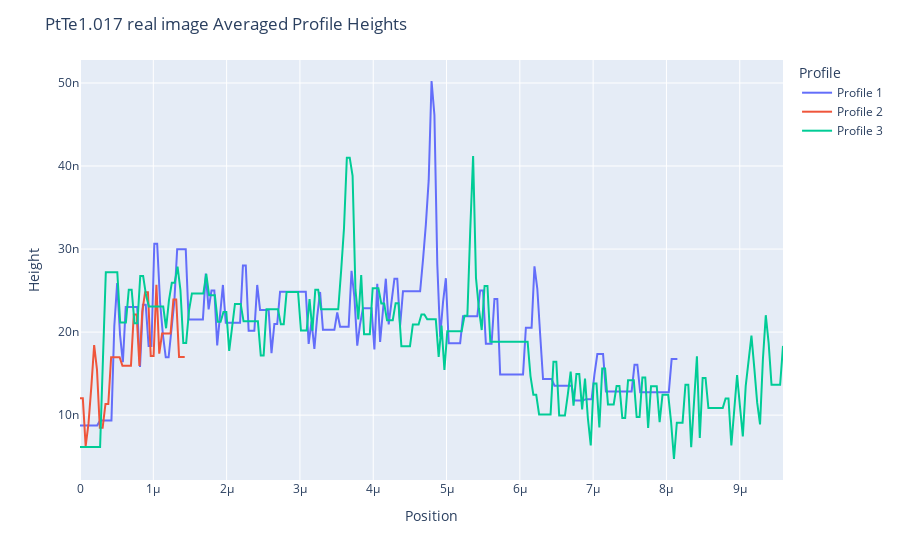

Write notebook code for a chart like this one.
### Markdown cell above
Average Data

### Code cell
averaged_data = afm.threshold_averaging(data, 0.25e-8)
av_fig, av_df = afm.plotly_graph(averaged_data)
av_fig.update_layout(title=name+" Averaged Profile Heights")
av_fig.show()

### Figure 1 — Plotly figure (JSON) as saved in the notebook; plotly's stock layout.template omitted (floating-point values rounded to 4 significant figures; data arrays with more than 128 entries replaced by an {"elided": "..."} marker saying what was removed)
{"data": [{"hovertemplate": "Profile=Profile 1<br>Position=%{x}<br>Height=%{y}<extra></extra>", "legendgroup": "Profile 1", "line": {"color": "#636efa", "dash": "solid"}, "marker": {"symbol": "circle"}, "mode": "lines", "name": "Profile 1", "orientation": "v", "showlegend": true, "type": "scatter", "x": {"elided": "246 float values"}, "xaxis": "x", "y": {"elided": "246 float values"}, "yaxis": "y"}, {"hovertemplate": "Profile=Profile 2<br>Position=%{x}<br>Height=%{y}<extra></extra>", "legendgroup": "Profile 2", "line": {"color": "#EF553B", "dash": "solid"}, "marker": {"symbol": "circle"}, "mode": "lines", "name": "Profile 2", "orientation": "v", "showlegend": true, "type": "scatter", "x": {"elided": "246 float values"}, "xaxis": "x", "y": {"elided": "246 float values"}, "yaxis": "y"}, {"hovertemplate": "Profile=Profile 3<br>Position=%{x}<br>Height=%{y}<extra></extra>", "legendgroup": "Profile 3", "line": {"color": "#00cc96", "dash": "solid"}, "marker": {"symbol": "circle"}, "mode": "lines", "name": "Profile 3", "orientation": "v", "showlegend": true, "type": "scatter", "x": {"elided": "246 float values"}, "xaxis": "x", "y": {"elided": "246 float values"}, "yaxis": "y"}], "layout": {"legend": {"title": {"text": "Profile"}, "tracegroupgap": 0}, "margin": {"t": 60}, "title": {"text": "PtTe1.017 real image Averaged Profile Heights"}, "xaxis": {"anchor": "y", "domain": [0, 1], "title": {"text": "Position"}}, "yaxis": {"anchor": "x", "domain": [0, 1], "title": {"text": "Height"}}}}
